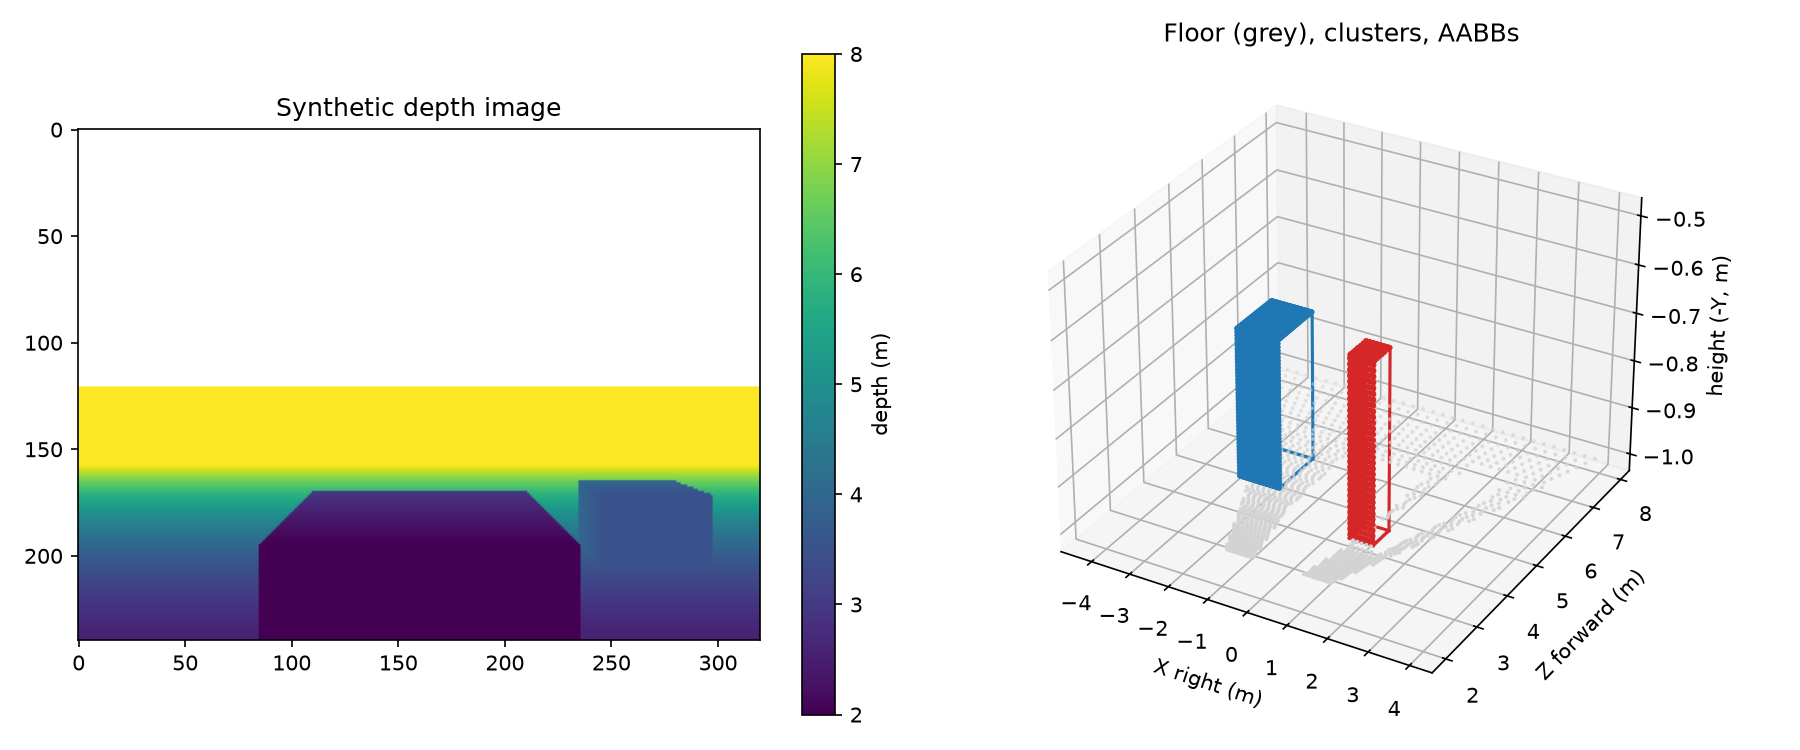

Reproduce this figure in Python.
"""End-to-end demo on a synthetic scene: depth -> cloud -> floor removal -> clusters -> polytopes."""
import matplotlib.pyplot as plt
import numpy as np

from polytope3d.clustering import euclidean_clusters
from polytope3d.polytopes import aabb, contains, convex_hull, volume_of_aabb
from polytope3d.preprocessing import remove_plane_ransac
from polytope3d.reconstruction import depth_to_points
from polytope3d.synthetic import render_depth

CAM = dict(fx=300.0, fy=300.0, cx=160.0, cy=120.0)
BOXES = [((-0.5, 0.5, 2.0), (0.5, 1.0, 3.0)), ((1.0, 0.6, 3.5), (1.6, 1.0, 4.0))]

depth = render_depth(240, 320, **CAM, cam_height=1.0, boxes=BOXES)
points = depth_to_points(depth, **CAM)
points = points[points[:, 2] < 8.0]
rest, floor, (normal, d) = remove_plane_ransac(points)
clusters = euclidean_clusters(rest, eps=0.1)

print(f"points: {len(points)}  floor: {len(floor)}  obstacle points: {len(rest)}")
print(f"floor normal: {np.round(normal, 3)}  clusters found: {len(clusters)}")
for i, c in enumerate(clusters):
    A1, b1 = aabb(c)
    A2, b2, verts = convex_hull(c)
    ok = contains(A1, b1, c).all() and contains(A2, b2, c).all()
    print(f"cluster {i}: {len(c)} pts | AABB planes {len(b1)} vol {volume_of_aabb(A1, b1):.3f} m3"
          f" | hull planes {len(b2)} | all points contained: {ok}")


def draw_aabb(ax, pts, color):
    lo, hi = pts.min(axis=0), pts.max(axis=0)
    corners = np.array([[x, y, z] for x in (lo[0], hi[0]) for y in (lo[1], hi[1]) for z in (lo[2], hi[2])])
    for i in range(8):
        for j in range(i + 1, 8):
            if np.count_nonzero(corners[i] != corners[j]) == 1:
                p, q = corners[i], corners[j]
                ax.plot([p[0], q[0]], [p[2], q[2]], [-p[1], -q[1]], color=color)


fig = plt.figure(figsize=(12, 5))
ax1 = fig.add_subplot(1, 2, 1)
im = ax1.imshow(depth, vmax=8)
fig.colorbar(im, ax=ax1, label="depth (m)")
ax1.set_title("Synthetic depth image")
ax2 = fig.add_subplot(1, 2, 2, projection="3d")
ax2.scatter(floor[::10, 0], floor[::10, 2], -floor[::10, 1], s=1, c="lightgray")
for c, color in zip(clusters, ["tab:red", "tab:blue", "tab:green"]):
    ax2.scatter(c[:, 0], c[:, 2], -c[:, 1], s=2, c=color)
    draw_aabb(ax2, c, color)
ax2.set_xlabel("X right (m)")
ax2.set_ylabel("Z forward (m)")
ax2.set_zlabel("height (-Y, m)")
ax2.set_title("Floor (grey), clusters, AABBs")
plt.tight_layout()
plt.savefig("scratch/demo.png", dpi=150)
